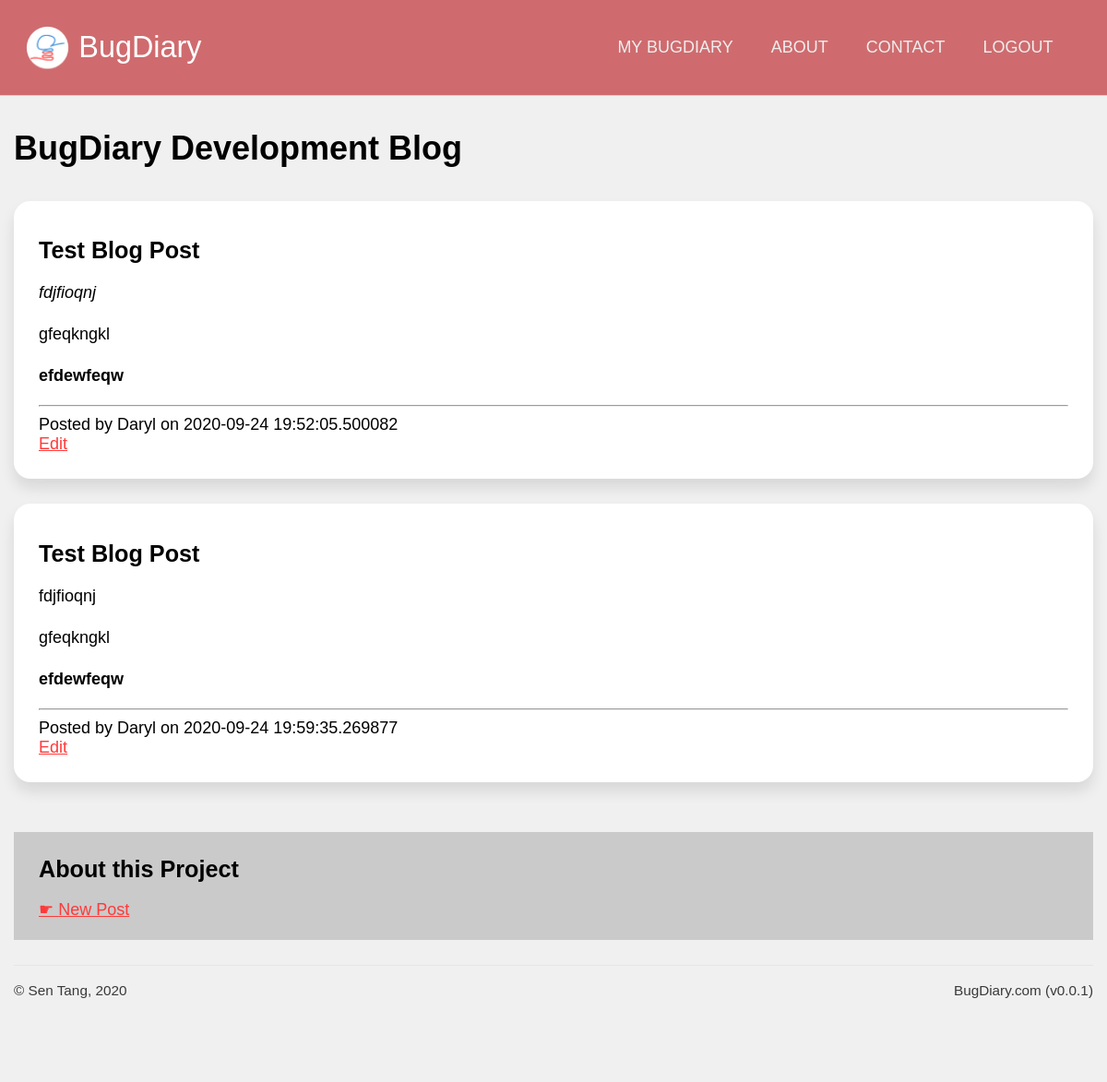
The page /projects/blog/4jBegbGVHxToyb9YLt3kqi (signed in) on the database as committed earlier.
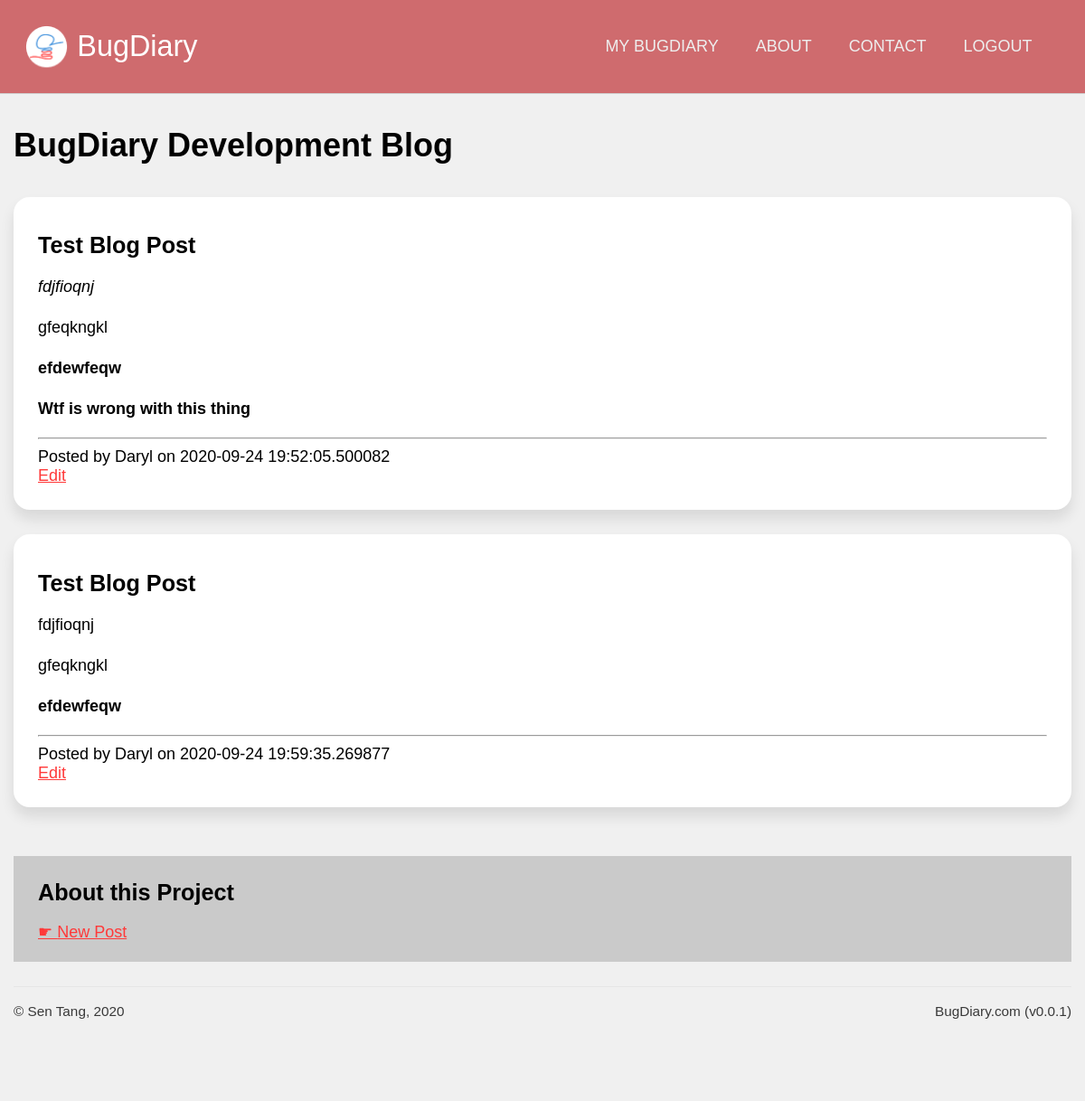
The same page on the database as committed later.
### application/models.py (models this page shows, shortened)
class Projects(db.Model):
    id  = db.Column(db.Integer, primary_key = True, nullable = False)
    url = db.Column(db.String(22), index = True, unique = True, nullable = False)
    name = db.Column(db.String(100), nullable = False)
    description = db.Column(db.Text, nullable = False)
    creation_date = db.Column(db.DateTime, index = True, nullable = False)
    expiry_date = db.Column(db.DateTime, index = True, nullable = False)
    status = db.Column(db.String(10), nullable = False)
    access_code = db.Column(db.String(50), nullable = True)
    owner = db.Column(db.Integer, db.ForeignKey('users.id')) #linked
    bugs = db.relationship('Bugs', backref = 'containing_project')
    locations = db.relationship('Project_bug_locations', backref = 'locations_in')
    types = db.relationship('Project_bug_types', backref = 'types_in')
    settings = db.relationship('Project_settings', backref = 'settings_for', uselist = False)
    blog_posts = db.relationship('Blog_posts', backref= 'post_target')

class Blog_posts(db.Model):
    id = db.Column(db.Integer, primary_key = True)
    permalink = db.Column(db.String(22), index = True, unique = True, nullable = False)
    date = db.Column(db.DateTime, default = dt.datetime.now())
    title = db.Column(db.String(100), nullable = False)
    content = db.Column(db.Text, nullable = False)
    visibility = db.Column(db.Integer, nullable = False, default = 0)
    project = db.Column(db.Integer, db.ForeignKey('projects.id'), index = True, nullable = False) #linked
    author = db.Column(db.Integer, db.ForeignKey('users.id'), index = True, nullable = False) #linked

class Users(db.Model, UserMixin):
    id = db.Column(db.Integer, primary_key = True, nullable = False)
    display_name = db.Column(db.String(200), nullable = False)
    email = db.Column(db.String(200), index = True, unique = True, nullable = False)
    password = db.Column(db.String(200), nullable = False)
    bio = db.Column(db.Text, nullable = False)
    last_login = db.Column(db.DateTime, nullable = False)
    owned_projects = db.relationship('Projects', backref="project_owner")
    comments = db.relationship('Bug_comments', backref="comment_author")
    blog_posts = db.relationship('Blog_posts', backref="post_author")

### application/projects/views.py (the view)
@projects.route('/blog/<string:project_url>')
@login_required
def blog(project_url):
    target_project = Projects.query.filter_by(url = project_url).first()
    blog_posts = Blog_posts.query.filter_by(project = target_project.id)
    return render_template('blog.html', blog_posts = blog_posts, project = target_project)

### application/models.py (called while the page is built)
@login_manager.user_loader
def load_user(user_id):
    return Users.query.get(user_id)

### application/projects/templates/projects/blog.html (shortened to what this page needs)
{% extends 'confined.html' %}
{% import 'macros.html' as macros %}
{% block main %}
<h1>{{project.name}} Development Blog</h1>
<div class="main-aside">
    <main>
        {% for post in blog_posts %}
        <div class="bg-white rounded shadowed block">
            <h3>{{ post.title }}</h3>
            {{post.content|safe}}
            <div>
                <hr>
                Posted by {{post.post_author.display_name}} on {{post.date}}
                <br>
                <a href="{{url_for('projects.edit_post', post_url = post.permalink)}}">Edit</a>
            </div>
        </div>
        {% endfor %}
    </main>
    <aside>
        <div class="sidebar-block bg-gray">
            <h3>About this Project</h3>
            <a class="navigation" href="{{ url_for('projects.new_post', project_url = project.url) }}">New Post</a>
        </div>
    </aside>
</div>
{% endblock %}

### application/templates/confined.html (shortened to what this page needs)
{% extends "base.html" %}
{% block templateMain %}
<main class="confined">
  {% block main %}
  {% endblock %}
</main>
{% endblock %}

### application/templates/base.html (shortened to what this page needs)
<!DOCTYPE html>
{% set version = "0.0.1" %}
<html lang="en" dir="ltr">
  <head>
    <link rel="stylesheet" href="{{ url_for('static', filename='css/unilay5.css') }}?v={{version}}">
    <link rel="stylesheet" href="{{ url_for('static', filename='css/custom.css') }}?v={{version}}">
  </head>
  <body class="unilay5">
    <header>
        <div id="logo"><a href="{{ url_for('core.index') }}">
            {% block custom_logo %}BugDiary{% endblock %}
        </a></div>
        <nav id="navigation">
          {% block custom_nav %}
          <a href="{{ url_for('users.dashboard') }}">MY BUGDIARY</a>
          <a href="">ABOUT</a>
          <a href="">CONTACT</a>
          {% if current_user.is_authenticated %}
          <a href="{{ url_for('users.logout') }}">LOGOUT</a>
          {% endif %}
          {% endblock %}
        </nav>
    </header>
      {% block templateMain %}{% endblock %}
    <footer>
      <div id="copyright">
        &copy; Sen Tang, 2020
      </div>
      <div id="version">
        BugDiary.com (v{{ version }})
      </div>
    </footer>
  </body>
</html>

### application/static/css/unilay5.css (style rules this page uses)
body { font-size: 18px; font-family: sans-serif; color: #000; margin: 0; padding: 0; background-color: #f0f0f0; }
header { background-color: #cf6b6e; border-bottom: 1px solid #d0d0d0; padding: 1.5em; display: grid; text-align: center; grid-template-areas: "logo nav"; }
header #logo { padding-left: 1.8em; line-height: 1.5em; grid-area: logo; background-image: url("../images/logo-small.png"); background-repeat: no-repeat; background-size: contain; text-align: left; font-size: 1.8em; }
header #logo a:link, header #logo a:visited { color: #fff; text-decoration: none; }
header nav, header #navigation { grid-area: nav; padding: 0.75em; text-align: right; z-index: 10; }
header nav a, header #navigation a { text-transform: uppercase; display: inline-block; color: #eeeeee; text-decoration: none; padding: 0 1em; font-family: "Trebuchet MS", Helvetica, sans-serif; }
.confined { max-width: 65em; margin-left: auto; margin-right: auto; }
footer { border-top: 1px solid #e6e6e6; padding-top: 1em; padding-bottom: 5em; max-width: 65em; color: #393939; margin: auto; display: grid; grid-template-areas: "copyright version"; grid-gap: 0; }
footer #copyright { grid-area: copyright; text-align: left; font-size: 0.85em; }
footer #version { grid-area: version; text-align: right; font-size: 0.85em; }
p { line-height: 150%; }
a:link, a:visited { color: #ff3939; }
a.navigation { display: block; margin: 0.5em 0; }
a.navigation:before { content: "☛ "; }
h2, h3, h4, h5 { margin: 0.5em 0; }
h1 { color: inherit; font-size: 2em; margin: 1em 0; }
h3 { color: inherit; font-size: 1.4em; }
.block { padding: 1.5em; margin-bottom: 1.5em; }
.sidebar-block { padding: 0.75em 1.5em; margin-bottom: 1.5em; }
.aside-main, .main-aside { display: grid; grid-gap: 1.5em; }
.aside-main main, .main-aside main { grid-area: main; }
.aside-main aside, .main-aside aside { grid-area: aside; }
.main-aside { grid-template-areas: "main aside"; grid-template-columns: auto 400px; }
@media screen and (max-width: 1200px) { .main-aside, .aside-main { grid-template-areas: "main" "aside"; grid-template-columns: auto; grid-template-rows: auto auto; } }
.rounded { border-radius: 1em 1em 1em 1em; -moz-border-radius: 1em 1em 1em 1em; -webkit-border-radius: 1em 1em 1em 1em; }
.shadowed { -webkit-box-shadow: 0px 10px 15px 0px rgba(0, 0, 0, 0.1); -moz-box-shadow: 0px 10px 15px 0px rgba(0, 0, 0, 0.1); box-shadow: 0px 10px 15px 0px rgba(0, 0, 0, 0.1); }
.bg-white { background-color: #fff; }
.bg-gray { background-color: #cacaca; }

Rows that differ between the two databases and show on the page:
changed Blog_posts: content "fdjfioqnj gfeqkngkl efdewfeqw" → "fdjfioqnj gfeqkngkl efdewfeqw Wtf is wrong with this thing"
